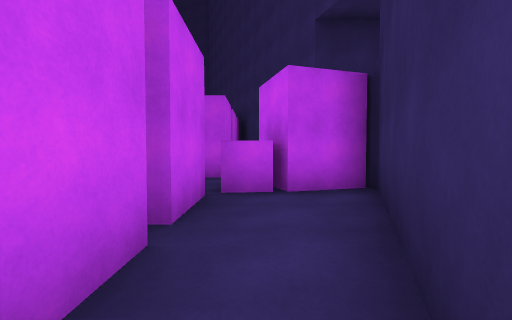
View 1 (above)

24 first-person views from a walk through a scene from a Unity 3-D project. The camera is 1.3 m above the floor, tilts 2° down and sees 90° across. The floor is counted in squares, 2 m on a side. Each view is taken from the middle of a square. On the plan, view 1 faces up. The plan holds only what a view shows up to about 9 squares ahead; the rest is blank. The place goes on beyond the plan. The player character is not drawn. Surface patterns are stand-ins for the level's own textures.

View 2
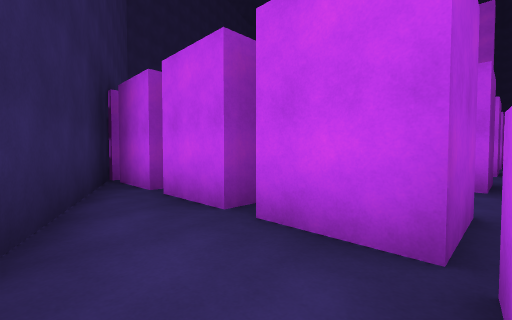

View 3
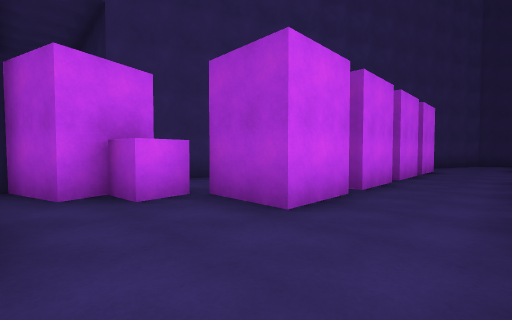

View 4
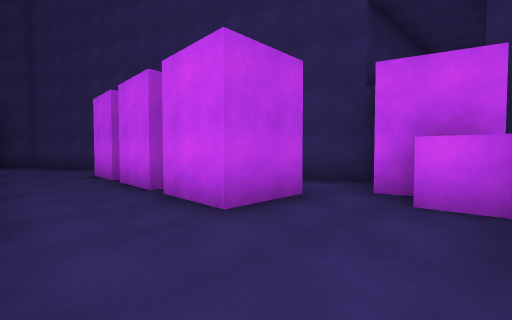

View 5
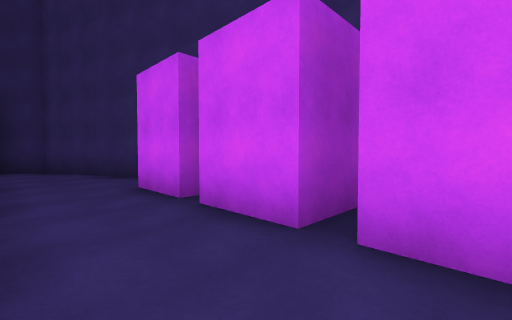

View 6
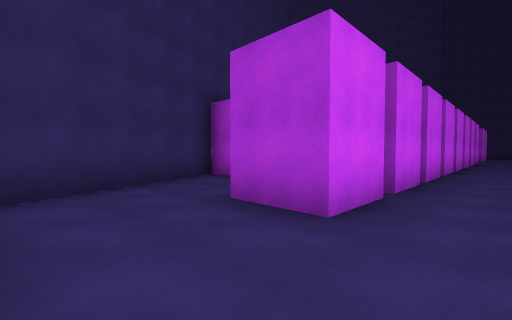

View 7
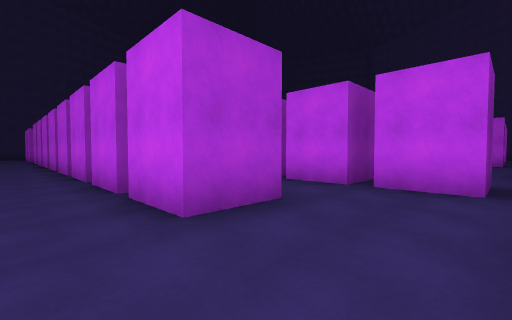

View 8
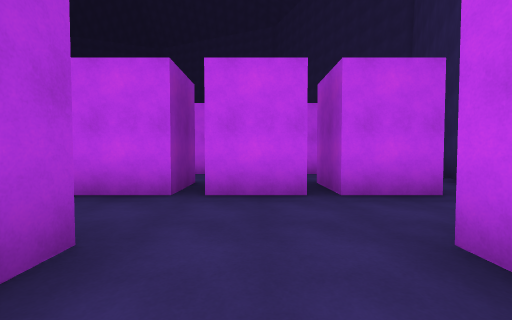

View 9
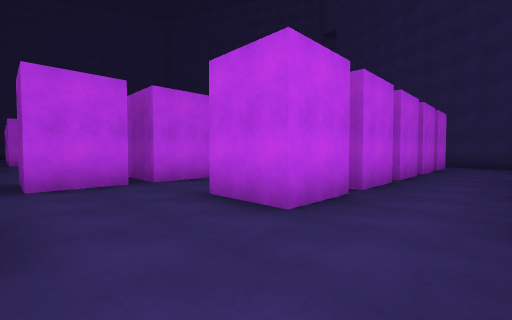

View 10
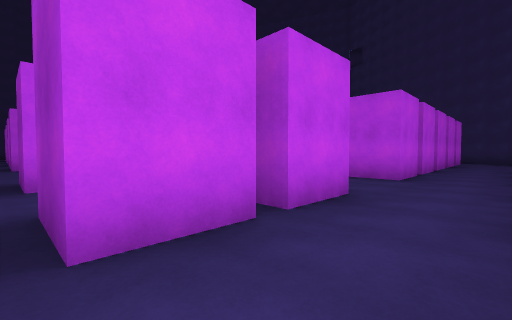

View 11
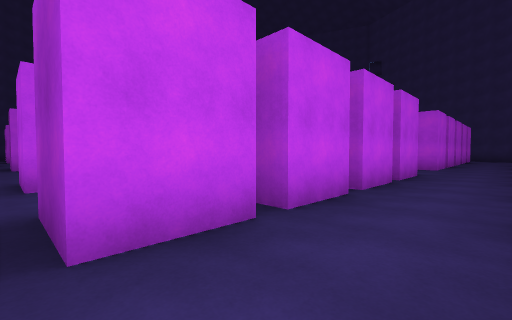

View 12
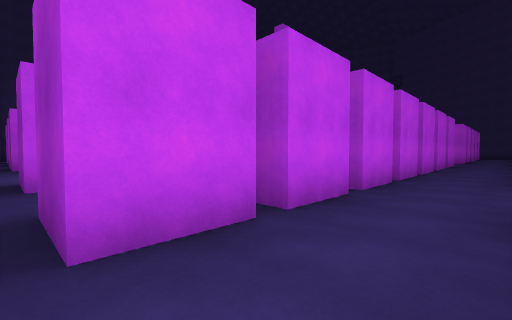

View 13
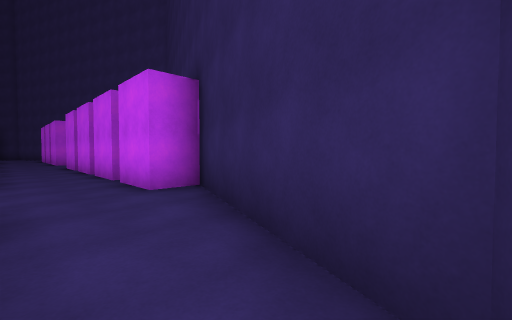

View 14
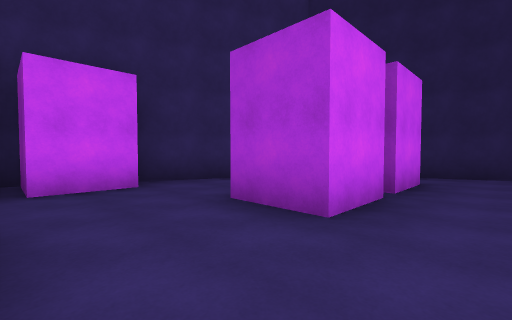

View 15
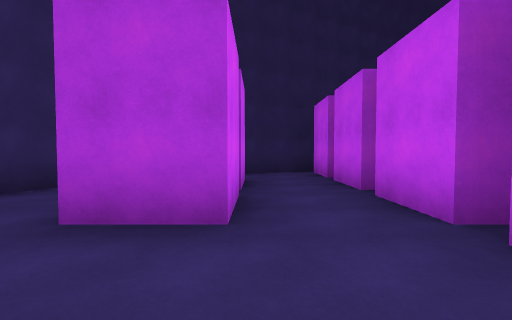

View 16
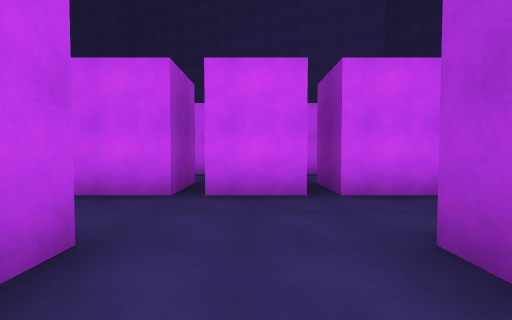

View 17
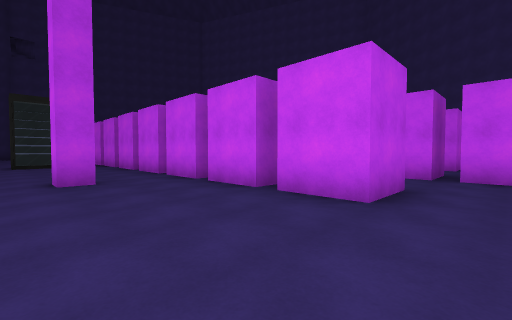

View 18
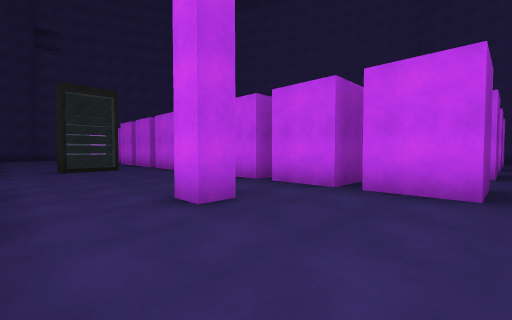

View 19
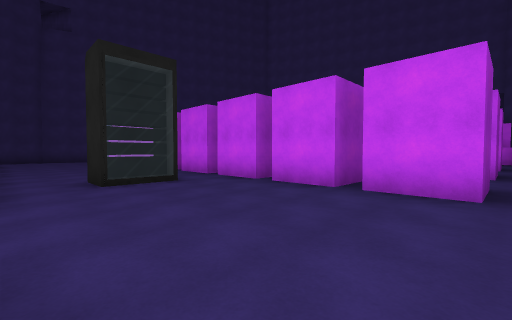

View 20
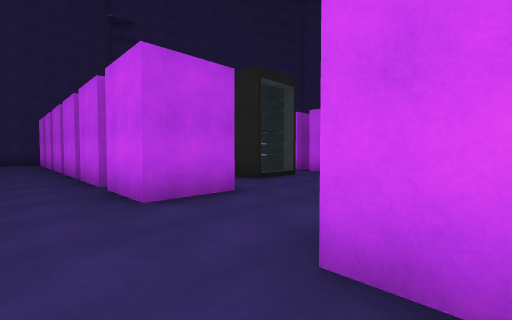

View 21
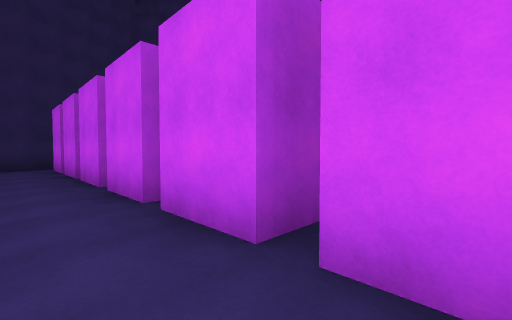

View 22
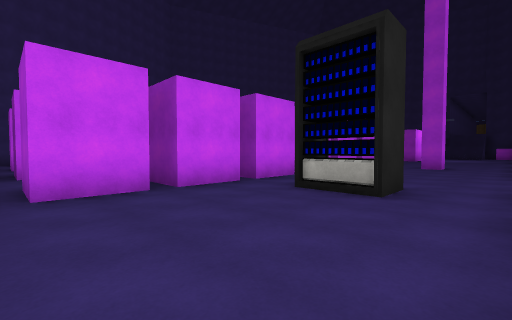

View 23
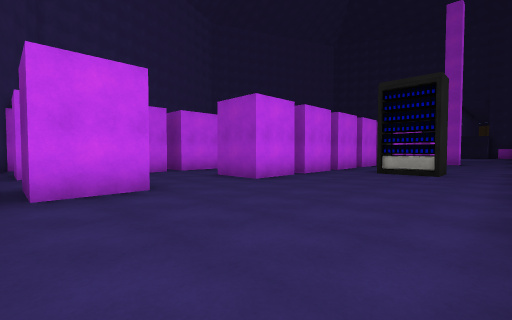

View 24
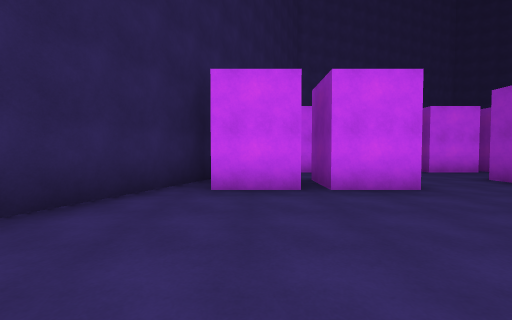

### Floor plan
Key: @ floor where view 1 was taken; # wall or solid block; . floor; C purple cube; O other object.
Columns run from 20 left of view 1 to 2 right of it. Each row starts with its distance up from view 1.
 22       ##
 21 ##   ..###
 20 #.  .....##
 19 ..#.....##.  ##
 18 .. ...........##
 17 ..#.....#..##..####
 16 ..................#
 15 ..#........##.....#
 14 ..................##
 13 ..#.....#..##..#...#
 12 .........  ........#
 11 ..#.....#  ##..#..##
 10 .....O..    .......
  9 ..#.....#..##..#..##
  8 ....................
  7 ........#......#..##.##
  6 ......................#
  5 ..#.....#  ##..#....###
  4    ................#C.#
  3   #..#..#  ##..#..##..#
  2   ...................##
  1    .....#  ##..#..##.#
  0    .................@#
 -1   # ....#..##..#..####
 -2   ..................#
 -3     .......##.....###
 -4         ...........#
 -5         #..##..#..##
 -6            .......#
 -7   #     #  ##..#..#
 -8   ............. .##
 -9             #..#
-10             ####

Positions as (right, up) in squares from view 1, and headings:
1: (0, 0), facing up
2: (1, 4), facing down-left
3: (-4, 6), facing down-right
4: (-4, 4), facing up-right
5: (-4, 7), facing up-right
6: (-7, 16), facing down-right
7: (-3, 16), facing down-left
8: (-4, 15), facing left
9: (-6, 6), facing up-left
10: (-6, 2), facing up-left
11: (-6, -2), facing up-left
12: (-6, -8), facing up-left
13: (-4, -8), facing up-right
14: (-7, -2), facing down-right
15: (-6, -2), facing down
16: (-13, -3), facing right
17: (-16, -3), facing up-right
18: (-17, 0), facing up-right
19: (-17, 4), facing up-right
20: (-20, 5), facing up-right
21: (-20, 9), facing up-right
22: (-17, 14), facing down-right
23: (-17, 18), facing down-right
24: (-17, 19), facing right
